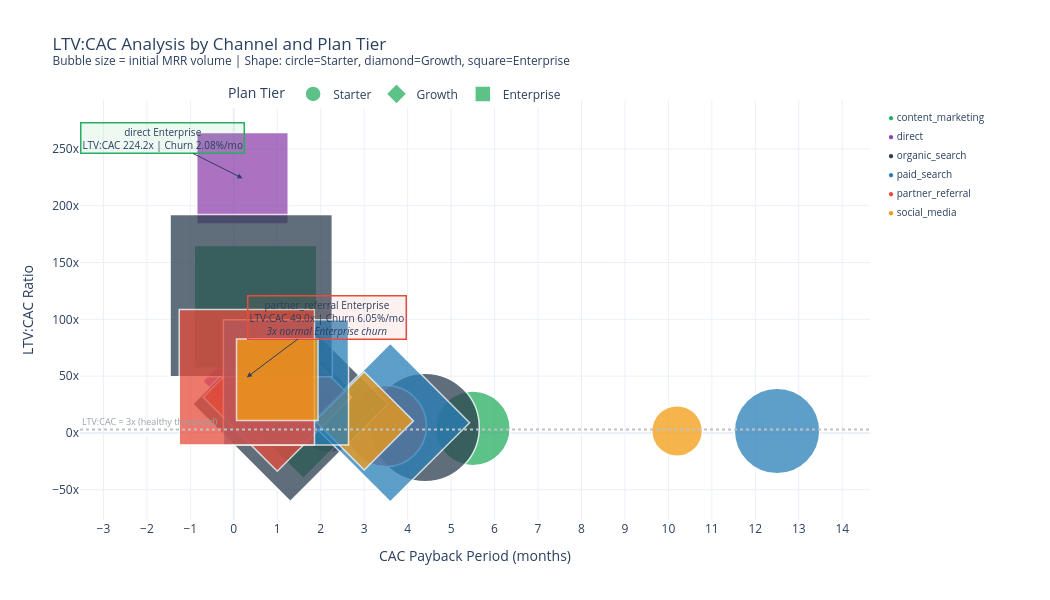

Here is the notebook cell this chart was saved with:
### Code cell
fig_bubble = go.Figure()
for plan in ['Starter', 'Growth', 'Enterprise']:
    plan_segs = [s for s in segments if s['plan'] == plan]
    fig_bubble.add_trace(go.Scatter(
        x=[s['payback_months'] for s in plan_segs],
        y=[s['ltv_cac_ratio']  for s in plan_segs],
        mode='markers', name=plan,
        marker=dict(
            size=[max(8, s['total_initial_mrr'] ** 0.5 / 2) for s in plan_segs],
            color=[CHANNEL_COLORS[s['channel']] for s in plan_segs],
            opacity=0.75, line=dict(width=1.5, color='white'),
        ),
        text=[f"{s['channel']}<br>{s['plan']}<br>LTV: ${s['ltv']:,.0f}<br>"
              f"CAC: ${s['cac']}<br>LTV:CAC: {s['ltv_cac_ratio']}x<br>"
              f"Payback: {s['payback_months']}mo<br>Churn: {s['monthly_churn_pct']}%/mo"
              for s in plan_segs],
        hoverinfo='text',
        marker_symbol={'Starter': 'circle', 'Growth': 'diamond', 'Enterprise': 'square'}[plan],
    ))

pr_ent       = next(s for s in segments
                    if s['channel'] == 'partner_referral' and s['plan'] == 'Enterprise')
other_ent    = [s for s in segments
                if s['plan'] == 'Enterprise' and s['channel'] != 'partner_referral']
avg_other_ent_ltv = round(sum(s['ltv'] for s in other_ent) / len(other_ent), 0)
best_ent     = max(other_ent, key=lambda s: s['ltv_cac_ratio'])

fig_bubble.add_annotation(
    x=pr_ent['payback_months'], y=pr_ent['ltv_cac_ratio'],
    text=f"partner_referral Enterprise<br>LTV:CAC {pr_ent['ltv_cac_ratio']}x | "
         f"Churn {pr_ent['monthly_churn_pct']}%/mo<br><i>3x normal Enterprise churn</i>",
    showarrow=True, arrowhead=2, ax=80, ay=-60,
    bordercolor='#e74c3c', borderwidth=1.5, bgcolor='rgba(231,76,60,0.08)',
    font=dict(size=10),
)
fig_bubble.add_annotation(
    x=best_ent['payback_months'], y=best_ent['ltv_cac_ratio'],
    text=f"{best_ent['channel']} Enterprise<br>LTV:CAC {best_ent['ltv_cac_ratio']}x | "
         f"Churn {best_ent['monthly_churn_pct']}%/mo",
    showarrow=True, arrowhead=2, ax=-80, ay=-40,
    bordercolor='#27ae60', borderwidth=1.5, bgcolor='rgba(39,174,96,0.08)',
    font=dict(size=10),
)
legend_y = 0.98
for ch, color in sorted(CHANNEL_COLORS.items()):
    fig_bubble.add_annotation(
        text=f'<span style="color:{color};">&#9679;</span> {ch}',
        xref='paper', yref='paper', x=1.02, y=legend_y,
        showarrow=False, xanchor='left', font=dict(size=10),
    )
    legend_y -= 0.045
fig_bubble.add_hline(y=3.0, line_dash='dot', line_color='#bdc3c7',
                     annotation_text='LTV:CAC = 3x (healthy threshold)',
                     annotation_position='top left',
                     annotation_font=dict(size=9, color='#95a5a6'))
fig_bubble.update_layout(
    title=dict(text='LTV:CAC Analysis by Channel and Plan Tier<br>'
                    '<sup>Bubble size = initial MRR volume | '
                    'Shape: circle=Starter, diamond=Growth, square=Enterprise</sup>'),
    xaxis=dict(title='CAC Payback Period (months)', dtick=1),
    yaxis=dict(title='LTV:CAC Ratio', ticksuffix='x'),
    template='plotly_white', height=600, width=1050,
    margin=dict(l=80, r=180, t=100, b=80), showlegend=True,
    legend=dict(title='Plan Tier', orientation='h',
                yanchor='bottom', y=0.98, xanchor='center', x=0.4),
)
fig_bubble.write_html(OUTPUT_DIR / 'ltv_cac.html', include_plotlyjs='cdn')
fig_bubble.show()
fig_bubble.write_image(OUTPUT_DIR / 'fig_bubble.png')

### Figure 1 — Plotly figure (JSON) as saved in the notebook; plotly's stock layout.template omitted (floating-point values rounded to 4 significant figures)
{"data": [{"hoverinfo": "text", "marker": {"color": ["#27ae60", "#8e44ad", "#2c3e50", "#2980b9", "#e74c3c", "#f39c12"], "line": {"color": "white", "width": 1.5}, "opacity": 0.75, "size": [74.79, 60.54, 108.6, 85.52, 81.1, 50.69], "symbol": "circle"}, "mode": "markers", "name": "Starter", "text": ["content_marketing<br>Starter<br>LTV: $598<br>CAC: $150<br>LTV:CAC: 4.0x<br>Payback: 5.5mo<br>Churn: 4.56%/mo", "direct<br>Starter<br>LTV: $570<br>CAC: $60<br>LTV:CAC: 9.5x<br>Payback: 2.2mo<br>Churn: 4.79%/mo", "organic_search<br>Starter<br>LTV: $575<br>CAC: $120<br>LTV:CAC: 4.8x<br>Payback: 4.4mo<br>Churn: 4.77%/mo", "paid_search<br>Starter<br>LTV: $565<br>CAC: $340<br>LTV:CAC: 1.7x<br>Payback: 12.5mo<br>Churn: 4.82%/mo", "partner_referral<br>Starter<br>LTV: $572<br>CAC: $95<br>LTV:CAC: 6.0x<br>Payback: 3.5mo<br>Churn: 4.79%/mo", "social_media<br>Starter<br>LTV: $466<br>CAC: $280<br>LTV:CAC: 1.7x<br>Payback: 10.2mo<br>Churn: 5.88%/mo"], "type": "scatter", "x": [5.5, 2.2, 4.4, 12.5, 3.5, 10.2], "y": [4, 9.5, 4.8, 1.7, 6, 1.7]}, {"hoverinfo": "text", "marker": {"color": ["#27ae60", "#8e44ad", "#2c3e50", "#2980b9", "#e74c3c", "#f39c12"], "line": {"color": "white", "width": 1.5}, "opacity": 0.75, "size": [105.1, 88.13, 150.1, 122.1, 114.1, 75.64], "symbol": "diamond"}, "mode": "markers", "name": "Growth", "text": ["content_marketing<br>Growth<br>LTV: $3,012<br>CAC: $150<br>LTV:CAC: 20.1x<br>Payback: 1.6mo<br>Churn: 3.09%/mo", "direct<br>Growth<br>LTV: $2,737<br>CAC: $60<br>LTV:CAC: 45.6x<br>Payback: 0.6mo<br>Churn: 3.41%/mo", "organic_search<br>Growth<br>LTV: $3,045<br>CAC: $120<br>LTV:CAC: 25.4x<br>Payback: 1.3mo<br>Churn: 3.06%/mo", "paid_search<br>Growth<br>LTV: $3,048<br>CAC: $340<br>LTV:CAC: 9.0x<br>Payback: 3.6mo<br>Churn: 3.06%/mo", "partner_referral<br>Growth<br>LTV: $2,989<br>CAC: $95<br>LTV:CAC: 31.5x<br>Payback: 1.0mo<br>Churn: 3.12%/mo", "social_media<br>Growth<br>LTV: $2,965<br>CAC: $280<br>LTV:CAC: 10.6x<br>Payback: 3.0mo<br>Churn: 3.12%/mo"], "type": "scatter", "x": [1.6, 0.6, 1.3, 3.6, 1, 3], "y": [20.1, 45.6, 25.4, 9, 31.5, 10.6]}, {"hoverinfo": "text", "marker": {"color": ["#27ae60", "#8e44ad", "#2c3e50", "#2980b9", "#e74c3c", "#f39c12"], "line": {"color": "white", "width": 1.5}, "opacity": 0.75, "size": [122.6, 91.57, 162.3, 125.1, 135.3, 81.49], "symbol": "square"}, "mode": "markers", "name": "Enterprise", "text": ["content_marketing<br>Enterprise<br>LTV: $16,651<br>CAC: $150<br>LTV:CAC: 111.0x<br>Payback: 0.5mo<br>Churn: 1.69%/mo", "direct<br>Enterprise<br>LTV: $13,451<br>CAC: $60<br>LTV:CAC: 224.2x<br>Payback: 0.2mo<br>Churn: 2.08%/mo", "organic_search<br>Enterprise<br>LTV: $14,494<br>CAC: $120<br>LTV:CAC: 120.8x<br>Payback: 0.4mo<br>Churn: 1.93%/mo", "paid_search<br>Enterprise<br>LTV: $15,125<br>CAC: $340<br>LTV:CAC: 44.5x<br>Payback: 1.2mo<br>Churn: 1.86%/mo", "partner_referral<br>Enterprise<br>LTV: $4,654<br>CAC: $95<br>LTV:CAC: 49.0x<br>Payback: 0.3mo<br>Churn: 6.05%/mo", "social_media<br>Enterprise<br>LTV: $13,114<br>CAC: $280<br>LTV:CAC: 46.8x<br>Payback: 1.0mo<br>Churn: 2.13%/mo"], "type": "scatter", "x": [0.5, 0.2, 0.4, 1.2, 0.3, 1], "y": [111, 224.2, 120.8, 44.5, 49, 46.8]}], "layout": {"annotations": [{"arrowhead": 2, "ax": 80, "ay": -60, "bgcolor": "rgba(231,76,60,0.08)", "bordercolor": "#e74c3c", "borderwidth": 1.5, "font": {"size": 10}, "showarrow": true, "text": "partner_referral Enterprise<br>LTV:CAC 49.0x | Churn 6.05%/mo<br><i>3x normal Enterprise churn</i>", "x": 0.3, "y": 49}, {"arrowhead": 2, "ax": -80, "ay": -40, "bgcolor": "rgba(39,174,96,0.08)", "bordercolor": "#27ae60", "borderwidth": 1.5, "font": {"size": 10}, "showarrow": true, "text": "direct Enterprise<br>LTV:CAC 224.2x | Churn 2.08%/mo", "x": 0.2, "y": 224.2}, {"font": {"size": 10}, "showarrow": false, "text": "<span style=\"color:#27ae60;\">&#9679;</span> content_marketing", "x": 1.02, "xanchor": "left", "xref": "paper", "y": 0.98, "yref": "paper"}, {"font": {"size": 10}, "showarrow": false, "text": "<span style=\"color:#8e44ad;\">&#9679;</span> direct", "x": 1.02, "xanchor": "left", "xref": "paper", "y": 0.935, "yref": "paper"}, {"font": {"size": 10}, "showarrow": false, "text": "<span style=\"color:#2c3e50;\">&#9679;</span> organic_search", "x": 1.02, "xanchor": "left", "xref": "paper", "y": 0.89, "yref": "paper"}, {"font": {"size": 10}, "showarrow": false, "text": "<span style=\"color:#2980b9;\">&#9679;</span> paid_search", "x": 1.02, "xanchor": "left", "xref": "paper", "y": 0.845, "yref": "paper"}, {"font": {"size": 10}, "showarrow": false, "text": "<span style=\"color:#e74c3c;\">&#9679;</span> partner_referral", "x": 1.02, "xanchor": "left", "xref": "paper", "y": 0.8, "yref": "paper"}, {"font": {"size": 10}, "showarrow": false, "text": "<span style=\"color:#f39c12;\">&#9679;</span> social_media", "x": 1.02, "xanchor": "left", "xref": "paper", "y": 0.755, "yref": "paper"}, {"font": {"color": "#95a5a6", "size": 9}, "showarrow": false, "text": "LTV:CAC = 3x (healthy threshold)", "x": 0, "xanchor": "left", "xref": "x domain", "y": 3, "yanchor": "bottom", "yref": "y"}], "height": 600, "legend": {"orientation": "h", "title": {"text": "Plan Tier"}, "x": 0.4, "xanchor": "center", "y": 0.98, "yanchor": "bottom"}, "margin": {"b": 80, "l": 80, "r": 180, "t": 100}, "shapes": [{"line": {"color": "#bdc3c7", "dash": "dot"}, "type": "line", "x0": 0, "x1": 1, "xref": "x domain", "y0": 3, "y1": 3, "yref": "y"}], "showlegend": true, "title": {"text": "LTV:CAC Analysis by Channel and Plan Tier<br><sup>Bubble size = initial MRR volume | Shape: circle=Starter, diamond=Growth, square=Enterprise</sup>"}, "width": 1050, "xaxis": {"dtick": 1, "title": {"text": "CAC Payback Period (months)"}}, "yaxis": {"ticksuffix": "x", "title": {"text": "LTV:CAC Ratio"}}}}
